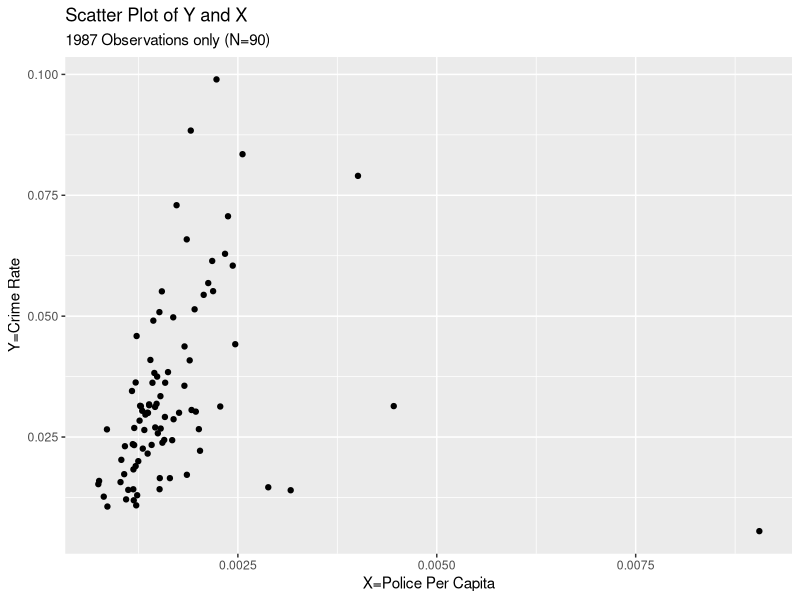
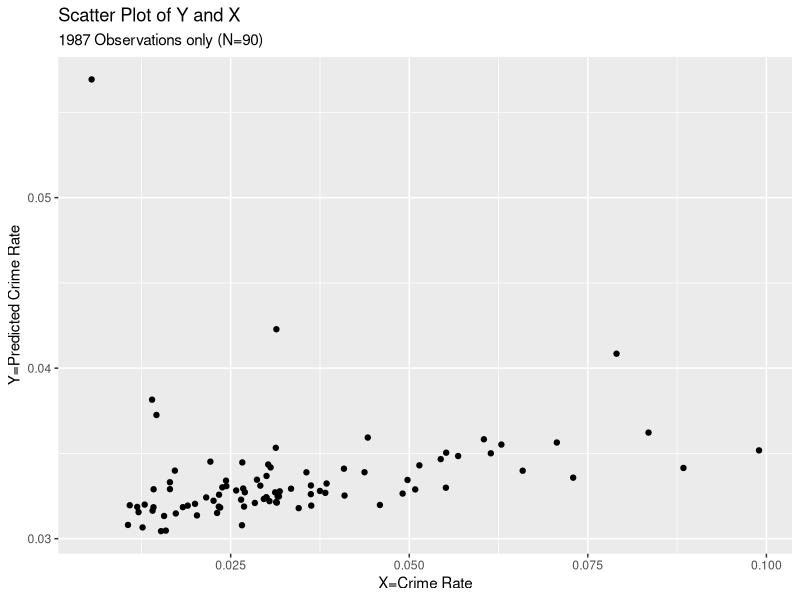
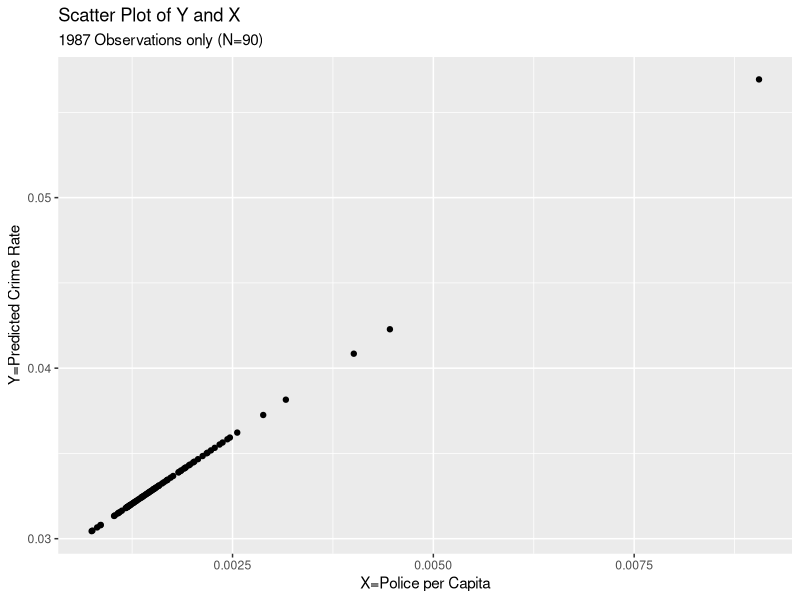
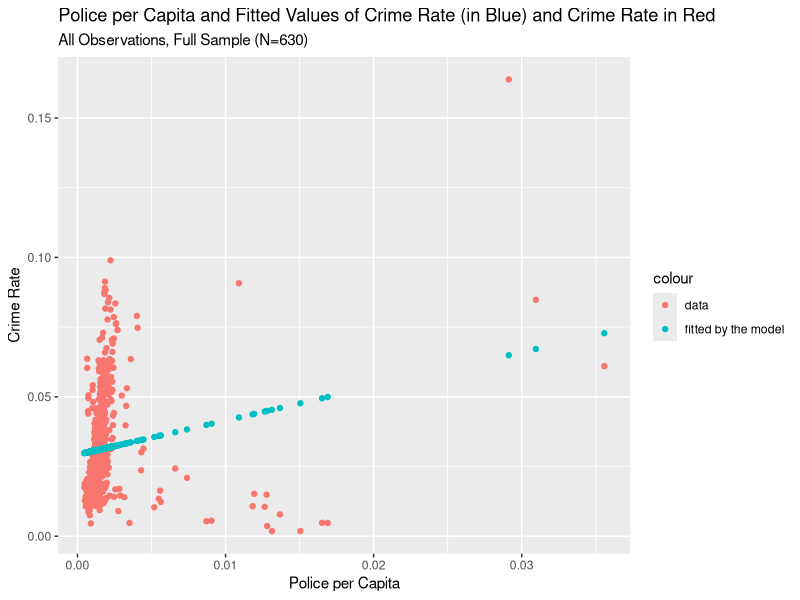

The R source for these figures, in order:
#call needed package(s)
library(tidyverse)

#set your working directory first
#go to the file you want to open in the files tab in 
#the bottom right column, hit the wheel, more
#then select <<Set as working directory>>
#and the R with run the line below by itself

#If you know the path for your working directory write it as below 
#and comment my directory path out of setwd("")
setwd("~/ENVECON-118-SP24/4_Lecture/Lec5")

my_data<-read.csv("Lecture5.csv")

#see the top of the data
head(my_data)

#keep only year 1987 in the dataframe to use and 
#call it my_data2
my_data2<-filter(my_data,year==87)


scatter_Lect4<-ggplot(my_data2,aes(x=polpc,y=crmrte))+geom_point()
#add labels and titles to scatter_Lect4
scatter_Lect4<-scatter_Lect4+labs(x="X=Police Per Capita", y= "Y=Crime Rate",
                                  title="Scatter Plot of Y and X",
                                  subtitle="1987 Observations only (N=90)")

#show me the plot in the image window bottom right
scatter_Lect4


#regression from Lecture4
regLecture4<-lm(crmrte~polpc,my_data2)
#show output
summary(regLecture4)


#generate predicted crime rate using beta0_hat and beta1_hat
#estimated in the regression above. lm command creates several
#outputs that are associated with regLecture4
#one of them is regLecture4$fitted.values
#another is regLecture4$residuals
#and more, but for now lets focus on the fitted values

#add predicted values as an additional column
#to the data frame obsect my_data2
#we do this by mutating the data

my_data2<-mutate(my_data2,crmrte_hat=regLecture4$fitted.values)


#look what happens to my_data2 in the top right window
#It is now a datafreame of 90 obs/rows and 5 variables/columns 
#instead of the previous 4 columns/variables


#now we can plot predicted crimerate  from the nodel <<crmrte_hat>>
#and actual crime rate from the data <<crmrte>> and
#visually see if they are equal, which would mean they would 
#depict a 45 degree line starting at the origin, when the X axis
#values (crmrte) equal the y axis values (crmrte_hat)

#remember <<hat>> is a prediction from the model

#the scatter plot of crmrte and crmrte_hat
scatter_Lect5<-ggplot(my_data2,aes(x=crmrte,y=crmrte_hat))+geom_point()
#add labels and titles to scatter_Lect5
scatter_Lect5<-scatter_Lect5+labs(x="X=Crime Rate", y= "Y=Predicted Crime Rate",
                                  title="Scatter Plot of Y and X",
                                  subtitle="1987 Observations only (N=90)")

#show me the plot in the image window bottom right
scatter_Lect5



#the scatter plot of police per capita and crmrte_hat
scatter_Lect52<-ggplot(my_data2,aes(x=polpc,y=crmrte_hat))+geom_point()
#add labels and titles to scatter_Lect52
scatter_Lect52<-scatter_Lect52+labs(x="X=Police per Capita", y= "Y=Predicted Crime Rate",
                                    title="Scatter Plot of Y and X",
                                    subtitle="1987 Observations only (N=90)")

#show me the plot in the image window bottom right
scatter_Lect52



##now run a regression using all the data, that is my_data
#with N=630 observations, not just year 87 but all years
regLectureN630<-lm(crmrte~polpc,my_data)
#show results
summary(regLectureN630)

#compare the estimated intercept and slope for N=90
#with the ones for N=630


#they are different!



#also what happend to the standard errors of the estimates
#for the intercept beta0hat and the slope beta1hat
#from N=90 to N=630?

#the std errors dropped a lot from N=90 to when we use N=630
#increasing sample size helped make the estimated beta_hats
#more precisely estimated, with smaller stad errors


#last thing we will do in R studio in datahub
#generate fitted values and combine the fitted values 
#with the actual
#data in the same plot



#generate fitted values and add to my_data as additional column variable
#recall we call a column in a a dataframe with a $ sign and then say the column name

my_data<-mutate(my_data,crmrte_hat=regLectureN630$fitted.values)


#the scatter plot of police per capita and crmrte_hat
scatter_data_fittedVals<-ggplot(data=my_data)+
  geom_point(aes(x=polpc,y=crmrte,color="data"))+
  geom_point(aes(x=polpc,y=crmrte_hat,color="fitted by the model"))+
  labs(x="Police per Capita", y= "Crime Rate",
       title="Police per Capita and Fitted Values of Crime Rate (in Blue) and Crime Rate in Red",
       subtitle="All Observations, Full Sample (N=630)")

#show me the plot in the image window bottom right
scatter_data_fittedVals


